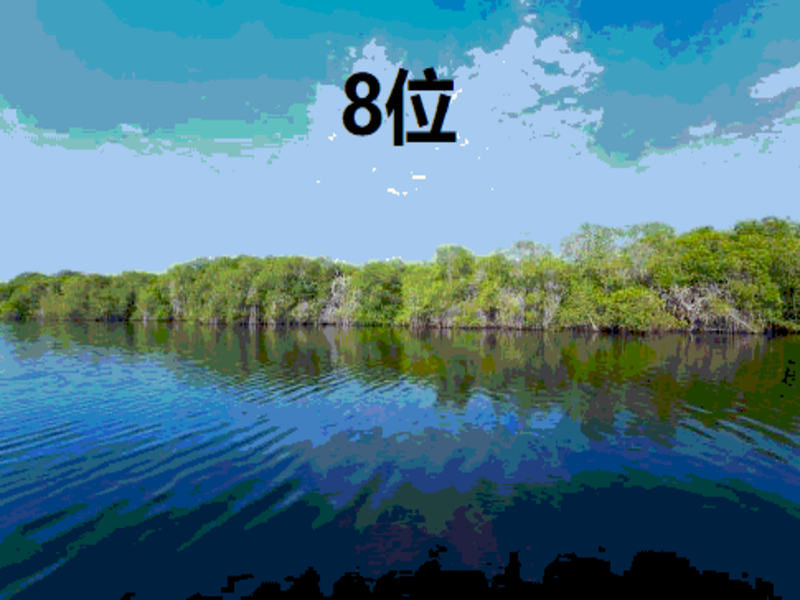
#> input picture vgacode/test.png, 800 x 600 px
$ python code_generator.py
#> lines starting #> are read from the running program, lines starting #| are printed output that depends on the picture
from PIL import Image
import numpy as np

graph = Image.open('test.png')
#> graph is the input picture: PIL image 800x600 RGBA; mean R, G, B, A 79.5, 122.8, 138.1, 255

for i in range(graph.size[1]):
    for j in range(graph.size[0]):
        if((j - i) % 50 > 25):
            graph.putpixel((j, i), (255, 255, 255, 255))
        else:
            graph.putpixel((j, i), (0, 0, 0, 255))
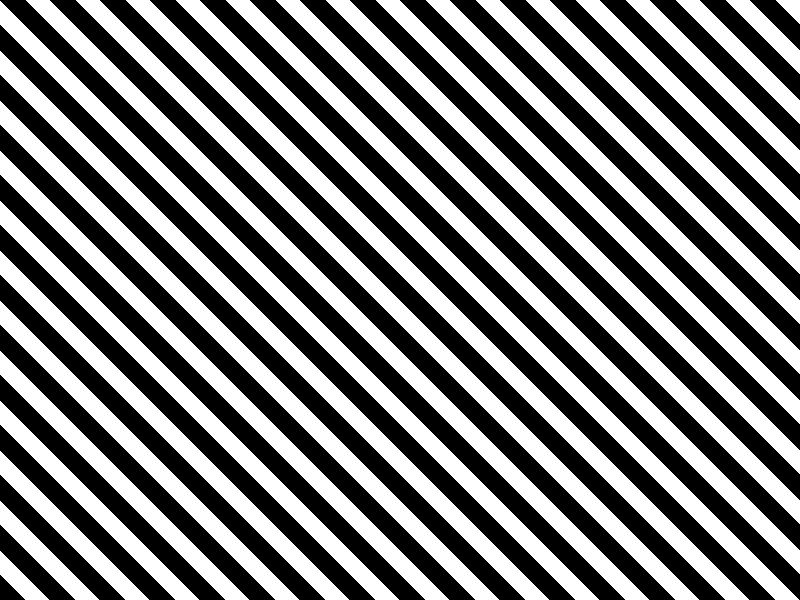
#> graph: PIL image 800x600 RGBA; mean R, G, B, A 122.4, 122.4, 122.4, 255

graph.save('result.png')


print("图像宽度：", graph.size[0])
#| 图像宽度： 800
print("图像高度：", graph.size[1])
#| 图像高度： 600

asm_file = open("../asmcode/vga_test.s", 'w', encoding = 'utf-8')

asm_file.write("initial:\n")
asm_file.write("\tli t0, 0x30000000\n")
asm_file.write("\tli t1, 0x00000000\n")
asm_file.write("load_graph:\n")

buffer = []

for i in range(graph.size[1]):
    for j in range(graph.size[0]):
        if(len(buffer) == 4):
            num = (buffer[3] << 24) + (buffer[2] << 16) + (buffer[1] << 8) + buffer[0]
            asm_file.write(f"\tli t1, {hex(num)}\n")
            asm_file.write(f"\tsw t1, 0(t0)\n")
            asm_file.write(f"\taddi t0, t0, 4\n")
            buffer = []
        color_tuple = graph.getpixel((j, i))
        red, green, blue, reserve = color_tuple
        buffer.append(((red >> 5) << 5) + ((green >> 5) << 2) + (blue >> 6))
#> after the loop, buffer = [255, 255, 255, 0]; num = 4294967295

num = (buffer[3] << 24) + (buffer[2] << 16) + (buffer[1] << 8) + buffer[0]
#> num = 16777215
asm_file.write(f"\tli t1, {hex(num)}\n")
asm_file.write(f"\tsw t1, 0(t0)\n")
asm_file.write(f"\taddi t0, t0, 4\n")
buffer = []

asm_file.close()
